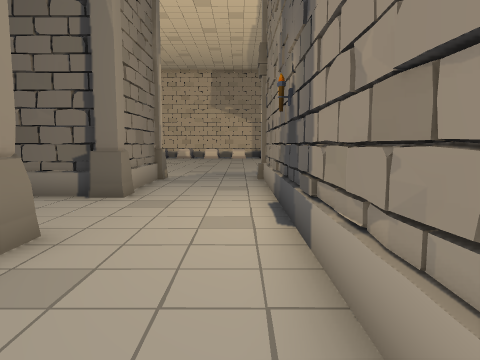
view 1 (above)

22 first-person views from a walk through a 3-D level made in the Unity game engine. The camera is 1.2 m above the floor, tilts 6° down and sees 70° across. The floor is counted in squares, 1 m on a side. Each view is taken from the middle of a square. On the plan, view 1 faces up. The plan holds only what a view shows up to about 14 squares ahead; the rest is blank. The place goes on beyond the plan.

view 2
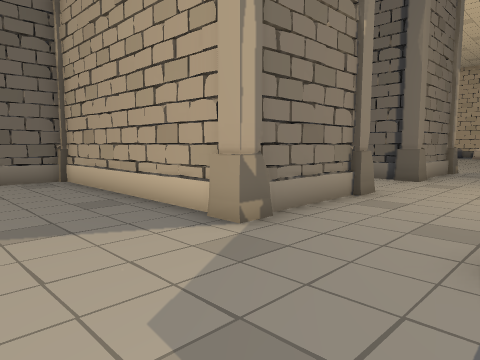

view 3
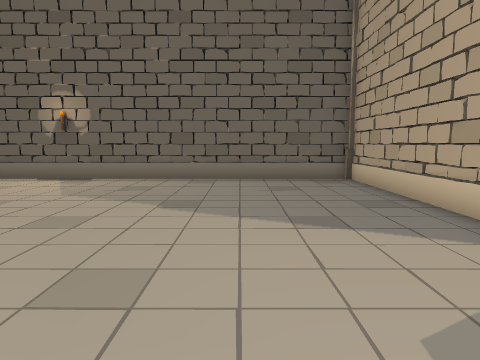

view 4
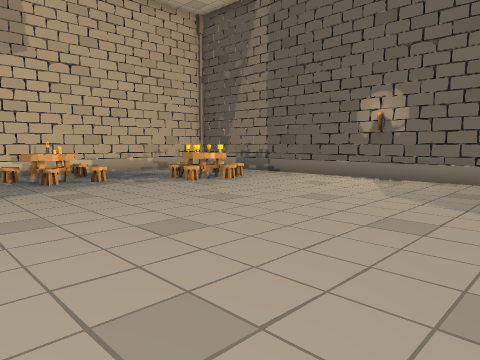

view 5
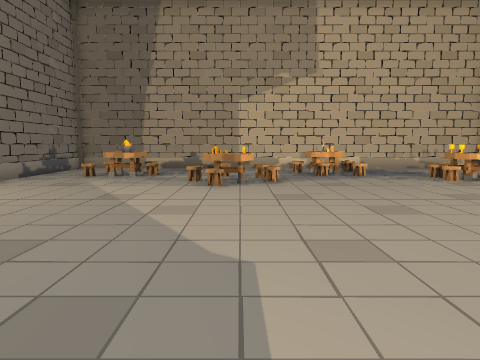

view 6
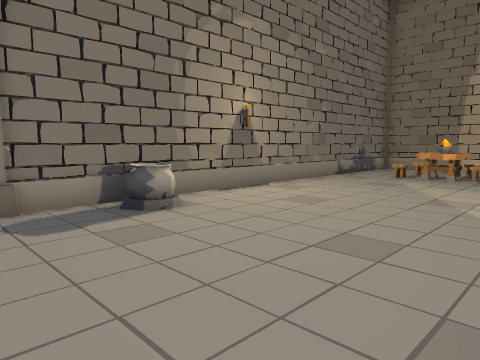

view 7
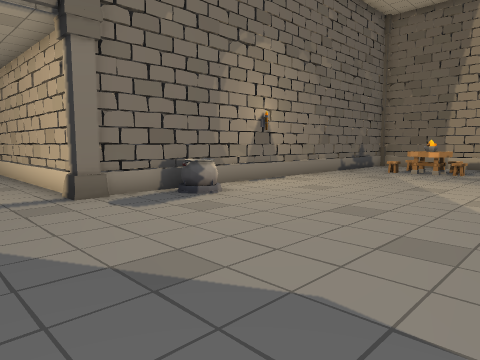

view 8
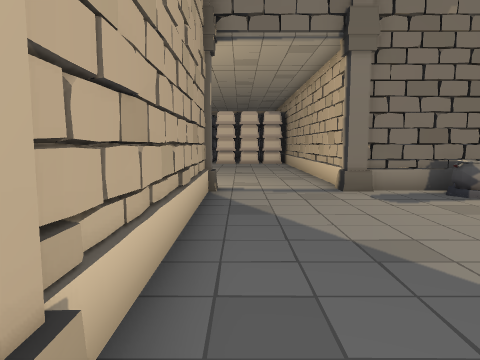

view 9
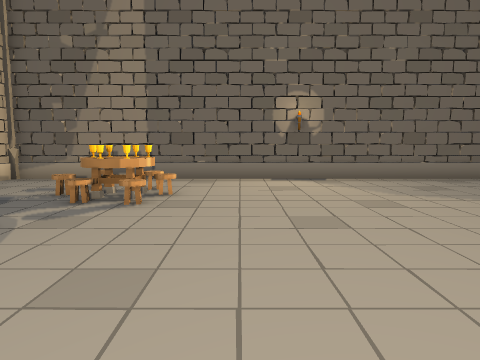

view 10
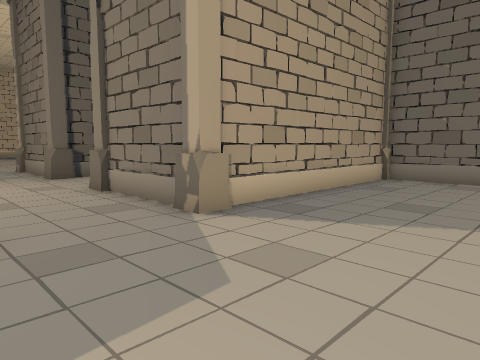

view 11
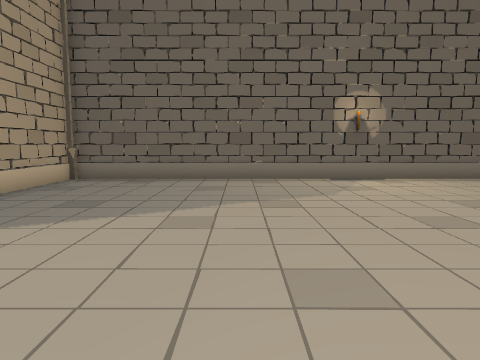

view 12
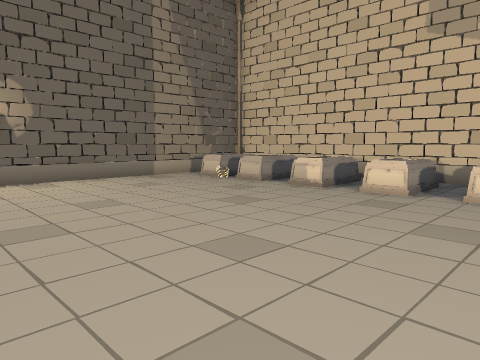

view 13
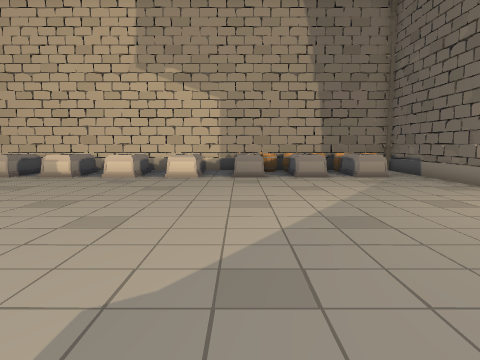

view 14
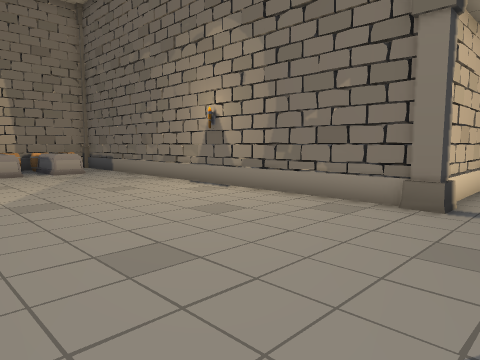

view 15
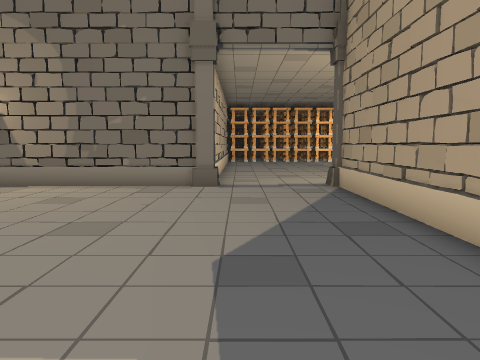

view 16
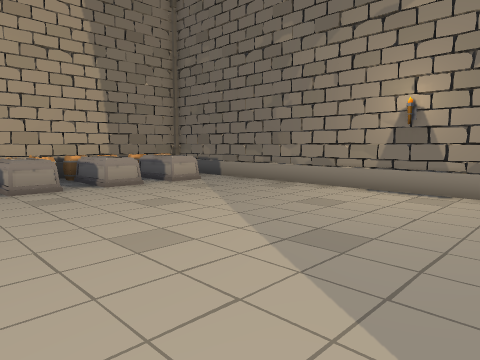

view 17
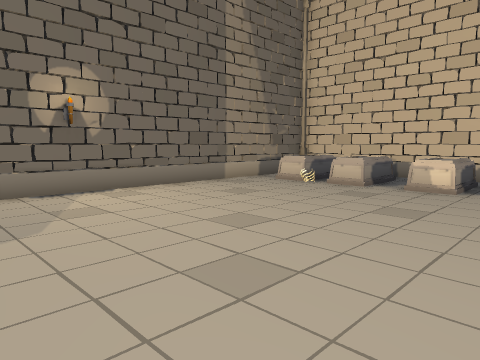

view 18
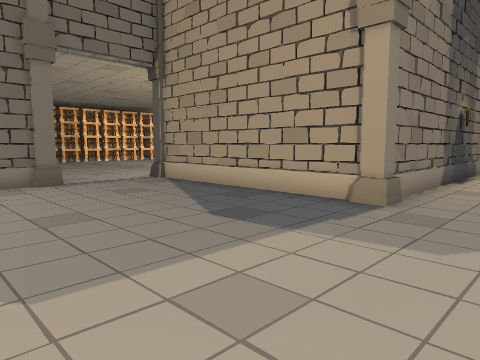

view 19
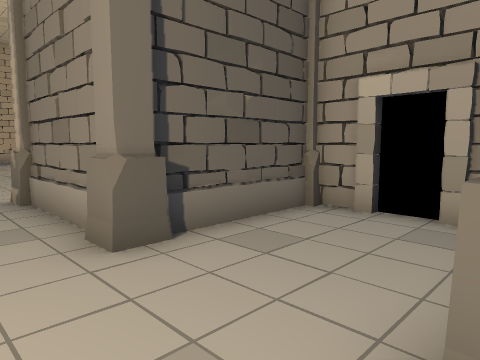

view 20
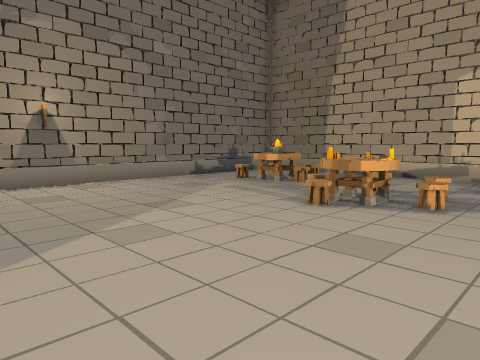

view 21
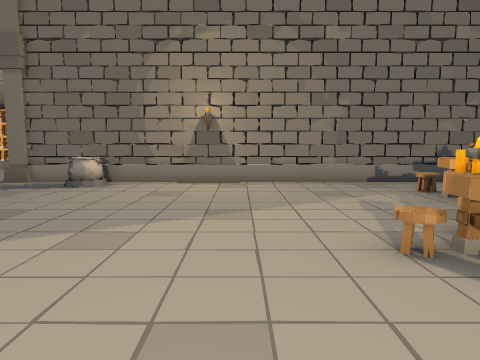

view 22
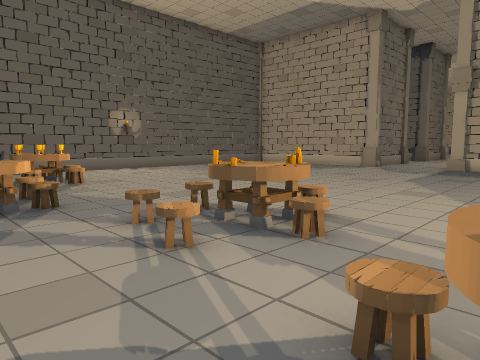

### Floor plan
Points are (right, up) in squares from view 1. A wall is a line through its corners. A room is listed if a view was taken in it or the views show most of it. See-through windows are left out.
Room 1 (views 1, 2, 3, 4, 5, 6, 7, 8, 9, 20, 21, 22)
walls: (-3.4, -0.1) (-10.9, -0.1) (-10.9, -18.5); (8.7, -6.1) (9.2, -5.9); (7.4, -0.1) (1.4, -0.1); (8.9, -18.5) (8.9, -4.4)
ways out: opening at (-1, 0) to room 2; opening at (9, -2)
objects: table (-8, -16) to (-7, -15); table (-3, -17) to (-3, -16); column (-3, 0); table (1, -15) to (1, -14); column (1, 0); table (5, -17) to (6, -16); pot (8, -7) to (8, -6); column (9, -4)
Room 2 (views 10, 11, 12, 13, 14, 15, 16, 17, 18, 19)
walls: (1.4, 12.1) (8.5, 12.1); (-2.9, 11.6) (-2.9, 8.5); (8.9, 16.4) (8.9, 30.1); (-3.4, 7.9) (-5.2, 7.9); (-6.7, 7) (-6.7, 6.5); (-6.7, 5.5) (-6.7, 4.1) (-3.4, 4.1); (-10.9, 30.1) (-10.9, 12.1) (-3.4, 12.1); (-2.9, 3.5) (-2.9, 0.4); (0.9, 1) (0.9, 11.5)
ways out: opening at (-1, 0) to room 1; opening at (9.7, 14)
objects: tombstone (-9, 29) to (-9, 30); other object (-8, 28); tombstone (-7, 29) to (-7, 30); tombstone (-5, 29) to (-4, 30); column (-3, 4); column (-3, 8); column (-3, 12); tombstone (-3, 29) to (-2, 30); tombstone (-1, 29) to (0, 30); column (1, 12); tombstone (2, 29) to (3, 30); tombstone (4, 29) to (5, 30); tombstone (6, 29) to (7, 30); column (9, 16)

Where each view was taken, in squares from view 1:
view 1: 0 up, 0 right, facing up
view 2: 4 down, 1 right, facing up-left
view 3: 4 down, 1 right, facing left
view 4: 5 down, 1 right, facing down-left
view 5: 3 down, 1 right, facing down
view 6: 3 down, 2 right, facing down-right
view 7: 1 down, 1 right, facing down-right
view 8: 1 down, 0 right, facing right
view 9: 12 down, 1 right, facing left
view 10: 17 up, 1 right, facing down-left
view 11: 18 up, 1 right, facing left
view 12: 20 up, 1 right, facing up-left
view 13: 16 up, 2 right, facing up
view 14: 14 up, 2 right, facing up-right
view 15: 15 up, 1 left, facing right
view 16: 19 up, 0 right, facing up-right
view 17: 19 up, 2 left, facing up-left
view 18: 19 up, 2 left, facing down-right
view 19: 8 up, 1 left, facing down-left
view 20: 7 down, 2 left, facing down-right
view 21: 11 down, 2 left, facing right
view 22: 18 down, 5 right, facing up-left
